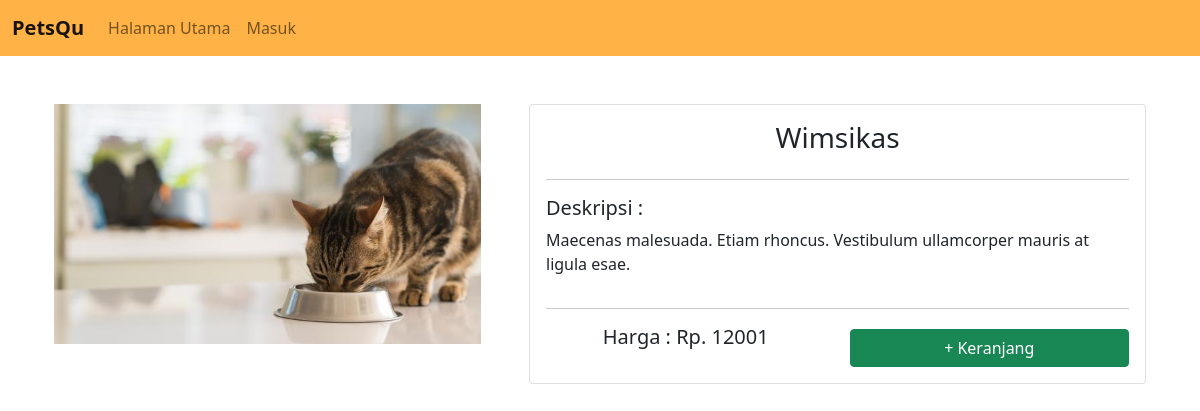
Page /product/detail.php?id=2 on the committed database.
### tables this page shows
CREATE TABLE `produk` (
  `id_produk` int(11) NOT NULL,
  `gambar_produk` varchar(64) NOT NULL,
  `nama_produk` varchar(64) NOT NULL,
  `deskripsi_produk` text NOT NULL,
  `harga_produk` int(12) NOT NULL
);

### product/detail.php (the view, shortened to what this page needs)
<?php
include "../config/connection.php";
$query_product = mysqli_query($conn, "SELECT * from produk where id_produk = '".$_GET['id']."'");
$var = mysqli_fetch_array($query_product);
include "../template/navbar.php";
?>
<div class="container">
    <div class="row my-5">
        <div class="col-lg-5 col-sm-5 col-12 px-4">
            <img src="<?= $base_url."image/product/".$var['gambar_produk']; ?>" class="w-100" alt="">
        </div>
        <div class="col-lg-7 col-sm-7 col-12 px-4">
            <div class="card card-body">
                <h3 class="text-center"><?= $var['nama_produk']; ?></h3>
                <hr>
                <h5>Deskripsi :</h5>
                <p><?= $var['deskripsi_produk']; ?></p>
                <hr>
                <div class="row">
                    <div class="col-lg-6 col-md-6 col-12 text-center">
                        <h5>Harga : Rp. <?= $var['harga_produk']; ?></h5>
                    </div>
                    <div class="col-lg-6 col-md-6 col-12">
                        <div class="col">
                            <a
                                href="<?= $base_url.'page/user/process/keranjang.php?action=add&id='.$var['id_produk']; ?>"><button
                                    type="button" class="btn btn-success w-100 mt-1">+ Keranjang</button></a>
                        </div>
                    </div>
                </div>
            </div>
        </div>
    </div>
</div>

### rows in the picture
produk: gambar_produk (picture), nama_produk "Wimsikas", deskripsi_produk "Maecenas malesuada. Etiam rhoncus. Vestibulum ullamcorper mauris at ligula esae.", harga_produk "12001"
